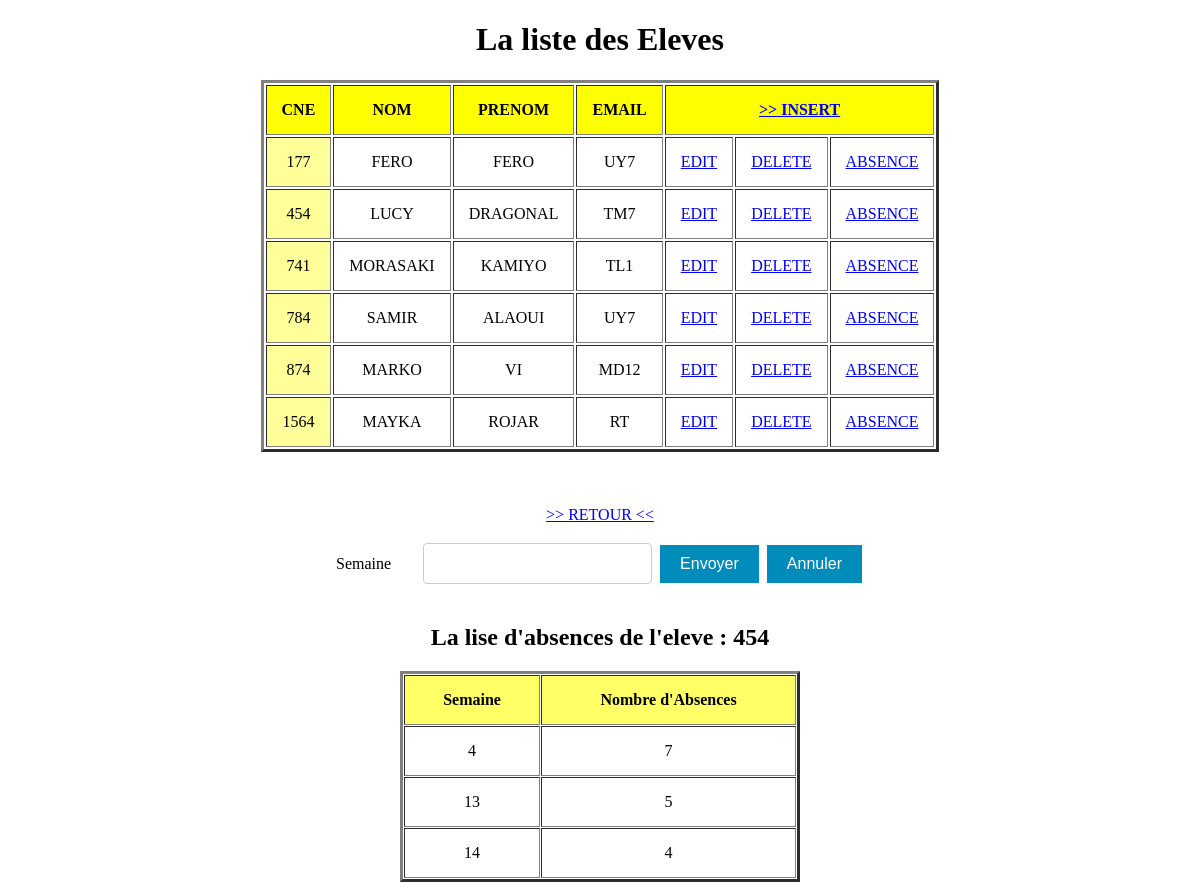
/IHM/Eleve/index.php?id=454&a=1, run on the app's committed database.
### tables this page shows
CREATE TABLE `eleve` (
  `cne` int(11) NOT NULL,
  `nom` varchar(30) NOT NULL,
  `prenom` varchar(30) NOT NULL,
  `groupe` varchar(30) NOT NULL
);

CREATE TABLE `absence` (
  `semaine` int(11) NOT NULL,
  `cne` int(11) NOT NULL,
  `nbr_abs` int(11) NOT NULL
);

### Acces_BD/Eleve.php (called while the page is built, shortened)
<?php
$link=Connexion("tpabsence");
function all()
{
Global $link;
$req="select * from Eleve ORDER BY cne ASC";
return mysqli_query($link,$req);
}
function searc($id)
{
	Global $link;
	$req="select semaine ,nbr_abs from absence where cne ='$id' ORDER BY semaine ASC";
	return mysqli_query($link,$req);
	}
?>

### IHM/Eleve/index.php (the view, shortened to what this page needs)
<!DOCTYPE html>
<html>
<head>
</head>
<body>
<?php
include_once "../../Acces_BD/Eleve.php";
$res=all();
?>
<center>
    <h1>La liste des Eleves</h1>
    <table border="3";width=70%; style="text-transform: uppercase; text-align: center;";>
    <tr style="padding: 15px;  text-align: center; background:#FFFF00;">
        <th>CNE</th>
        <th>NOM</th>
        <th>PRENOM</th>
        <th>EMAIL</th>
        <th colspan="3"><a href="form.php">>> INSERT </a></th>
    </tr>
<?php while($V=mysqli_fetch_array($res))
      {
?>
    <tr>
        <td style="background:#FFFF99;"><?=$V[0]?></td>
        <td><?=$V[1]?></td>
        <td><?=$V[2]?></td>
        <td><?=$V[3]?></td>
        <td><a href="form.php?id=<?=$V[0]?>">Edit</a></td>
        <td><a href="?id=<?=$V[0]?>&nom=<?=$V[1]?> <?=$V[2]?>">Delete</a></td>
        <td><a href="?id=<?=$V[0]?>&a=1">Absence</a></td>
    </tr>
<?php } ?>
</table>
<br>
<br><br>
<a href="../../index.php?admin=true">>> RETOUR <<</a>
<table>
<form action="?action=search" method="post">
<tr>
<td>Semaine</td>
            <td><input type="text" name="week" value="" ></td>
            <td><input  class="button button2" type="submit" value="Envoyer">
            <input  class="button button2" type="reset" value="Annuler"></td>
        </tr>
      </form>
</table>
<?php
if(isset($_GET['a'])==1){
    Absence($_GET['id']);
}
?>
<?php
function Absence($id)
{
    $rech = searc($id);
    if(mysqli_num_rows($rech) == 0)
    {
        echo "l'eleve ayans le CNE $id a 0 absences";
    }else
    {
    ?>
    <h2>La lise d'absences de l'eleve : <?=$id?></h2>
<table border="3" cellpadding="15" cellspacing="1" style="width:400px;text-align: center;">
	<thead>
		<tr style="background:#FFFF66;">
			<th scope="col">Semaine </th>
			<th scope="col">Nombre d'Absences</th>
		</tr>
	</thead>
	<tbody>
    <?php while($V=mysqli_fetch_array($rech))
      {
?>
		<tr>
			<td><?=$V[0]?></td>
			<td><?=$V[1]?></td>
		</tr>
        <?php
    }
}
?>
	</tbody>
</table><?php
}
?>
</center></body>

### IHM/Eleve/index.php (style rules this page uses)
th, td { padding: 15px; }
.button { border: none; color: white; padding: 10px 20px; text-align: center; text-decoration: none; display: inline-block; font-size: 16px; margin: 4px 2px; cursor: pointer; }
input[type=text], input[type=password] { width: 100%; padding: 12px; border: 1px solid #ccc; border-radius: 4px; resize: vertical; }
.button2 { background-color: #008CBA; }

### data on the page
eleve: cne "177", nom "FERO", prenom "FERO", groupe "UY7"
eleve: cne "454", nom "LUCY", prenom "DRAGONAL", groupe "TM7"
eleve: cne "741", nom "MORASAKI", prenom "KAMIYO", groupe "TL1"
eleve: cne "784", nom "SAMIR", prenom "ALAOUI", groupe "UY7"
eleve: cne "874", nom "MARKO", prenom "VI", groupe "MD12"
eleve: cne "1564", nom "MAYKA", prenom "ROJAR", groupe "RT"
absence: semaine "4", nbr_abs "7"
absence: semaine "13", nbr_abs "5"
absence: semaine "14", nbr_abs "4"

### other printed values
$id "454"
